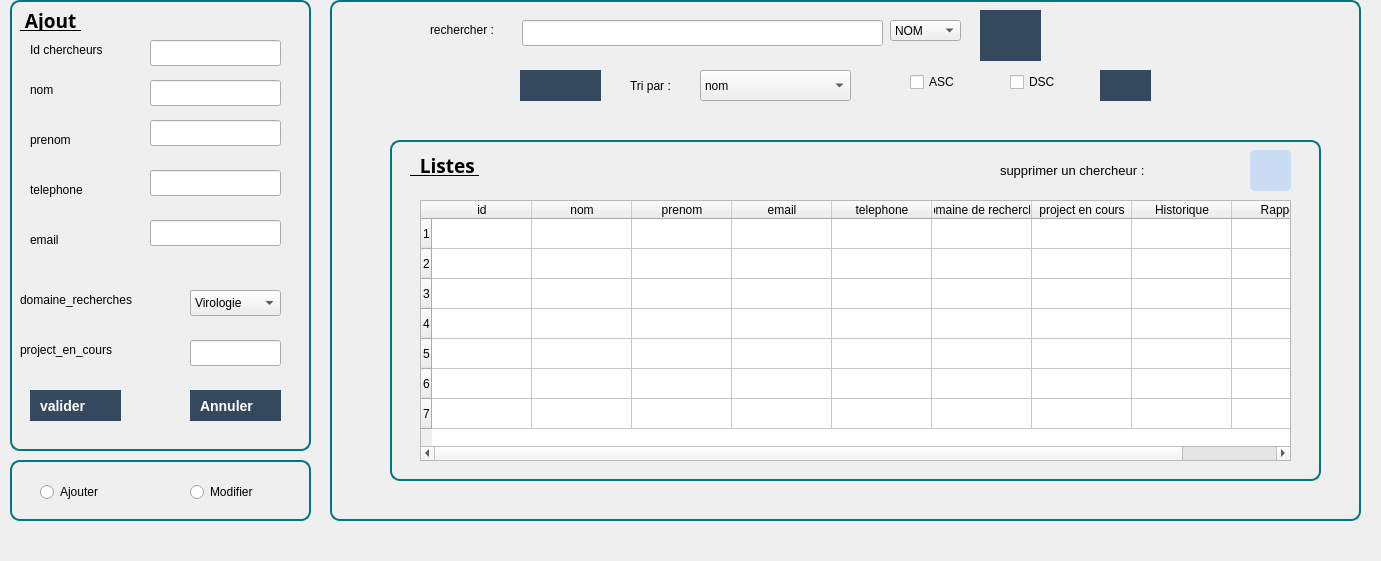
   <widget class="QStackedWidget" name="stackedWidget">
    <property name="geometry">
     <rect>
      <x>130</x>
      <y>70</y>
      <width>1381</width>
      <height>561</height>
     </rect>
    </property>
    <property name="styleSheet">
     <string notr="true">/* Style global des boutons */
QPushButton {
    background-color: #34495E;  /* Bleu foncé */
    color: white;
    font-size: 14px;
    font-weight: bold;
    padding: 10px;
    border: none;
    text-align: left;
}

QPushButton:hover {
    background-color: #1ABC9C; /* Vert */
}

QPushButton:checked {
    background-color: #16A085; /* Vert foncé */
}

/* Spécifique au bouton &quot;Équipement&quot; */
QPushButton#btnEquipement {
    background-color: white;  /* Couleur de fond blanche */
    color: #34495E;  /* Texte bleu foncé */
}

QPushButton#btnEquipement:hover {
    background-color: #1ABC9C; /* Vert */
    color: white;  /* Texte blanc */
}

QPushButton#btnEquipement:checked {
    background-color: #16A085; /* Vert foncé */
    color: white;  /* Texte blanc */
}
</string>
    </property>
    <property name="currentIndex">
     <number>0</number>
    </property>
    <widget class="QWidget" name="widget_2">
     <widget class="QPushButton" name="test">
      <property name="geometry">
       <rect>
        <x>-160</x>
        <y>280</y>
        <width>151</width>
        <height>41</height>
       </rect>
      </property>
      <property name="styleSheet">
       <string notr="true"/>
      </property>
      <property name="text">
       <string>tests biologiques</string>
      </property>
      <property name="icon">
       <iconset>
        <normaloff>../../../Documents/projet_c/projet_c/teste.png</normaloff>../../../Documents/projet_c/projet_c/teste.png</iconset>
      </property>
     </widget>
     <widget class="QGroupBox" name="groupBox_12">
      <property name="geometry">
       <rect>
        <x>330</x>
        <y>0</y>
        <width>1031</width>
        <height>541</height>
       </rect>
      </property>
      <property name="font">
       <font>
        <pointsize>12</pointsize>
        <italic>true</italic>
        <bold>true</bold>
       </font>
      </property>
      <property name="styleSheet">
       <string notr="true">/* Tableau principal */
table {
    width: 100%;
    border-collapse: collapse;
    margin: 20px 0;
    font-size: 14px;
    background-color: #02767F;
    border: 1px solid #02767F;
}

/* Style des en-têtes de colonne */
th {
    background-color: #007bff;
    color: white;
    padding: 12px 15px;
    text-align: center;
    font-weight: bold;
}

/* Style des cellules de données */
td {
    padding: 12px 15px;
    text-align: center;
    border: 1px solid #ddd;
}

/* Style de la colonne &quot;Actions&quot; */
td.actions {
    display: flex;
    justify-content: center;
    gap: 10px;
}

/* Bouton Modifier */
button.modify-btn {
    background-color: #ffc107;
    color: black;
    border: none;
    padding: 8px 12px;
    border-radius: 5px;
    cursor: pointer;
    font-size: 14px;
    transition: background-color 0.3s;
}

button.modify-btn:hover {
    background-color: #e0a800;
}

/* Bouton Supprimer */
button.delete-btn {
    background-color: #dc3545;
    color: white;
    border: none;
    padding: 8px 12px;
    border-radius: 5px;
    cursor: pointer;
    font-size: 14px;
    transition: background-color 0.3s;
}

button.delete-btn:hover {
    background-color: #c82333;
}

/* Style de ligne lorsque la souris passe dessus */
tr:hover {
    background-color: #f1f1f1;
}

/* Style des lignes impaires pour un meilleur contraste */
tr:nth-child(odd) {
    background-color: #f7f7f7;
}

/* Style de la dernière colonne (Actions) */
td.actions {
    display: flex;
    justify-content: center;
    align-items: center;
}

/* Pour le contenu des images */
td img {
    width: 40px;
    height: 40px;
    object-fit: cover;
    border-radius: 50%;
}
QGroupBox {
    border: 2px solid #02767F; /* Couleur turquoise pour la bordure */
    border-radius: 10px;  /* Coins arrondis */
    padding: 10px;  /* Espacement interne */
    margin-bottom: 20px;  /* Espacement en bas */
}


</string>
      </property>
      <property name="title">
       <string/>
      </property>
      <widget class="QLabel" name="label_49">
       <property name="geometry">
        <rect>
         <x>100</x>
         <y>20</y>
         <width>101</width>
         <height>20</height>
        </rect>
       </property>
       <property name="text">
        <string>rechercher :</string>
       </property>
      </widget>
      <widget class="QComboBox" name="filtrage_4">
       <property name="geometry">
        <rect>
         <x>560</x>
         <y>20</y>
         <width>71</width>
         <height>21</height>
        </rect>
       </property>
       <item>
        <property name="text">
         <string>NOM</string>
        </property>
       </item>
       <item>
        <property name="text">
         <string>EMAIL</string>
        </property>
       </item>
       <item>
        <property name="text">
         <string>projet en cours</string>
        </property>
       </item>
       <item>
        <property name="text">
         <string>id</string>
        </property>
       </item>
      </widget>
      <widget class="QComboBox" name="tri_4">
       <property name="geometry">
        <rect>
         <x>370</x>
         <y>70</y>
         <width>151</width>
         <height>31</height>
        </rect>
       </property>
       <item>
        <property name="text">
         <string>nom</string>
        </property>
       </item>
       <item>
        <property name="text">
         <string>id</string>
        </property>
       </item>
       <item>
        <property name="text">
         <string>projet en cours</string>
        </property>
       </item>
      </widget>
      <widget class="QLabel" name="label_50">
       <property name="geometry">
        <rect>
         <x>300</x>
         <y>70</y>
         <width>63</width>
         <height>31</height>
        </rect>
       </property>
       <property name="text">
        <string>Tri par :</string>
       </property>
      </widget>
      <widget class="QPushButton" name="pdf_4">
       <property name="geometry">
        <rect>
         <x>190</x>
         <y>70</y>
         <width>81</width>
         <height>31</height>
        </rect>
       </property>
       <property name="styleSheet">
        <string notr="true">QPushButton {
    qproperty-iconSize: 21px 21px;  /* Taille de l'icône */
    text-align: center; /* Centrage du texte si besoin */
}
</string>
       </property>
       <property name="text">
        <string/>
       </property>
       <property name="icon">
        <iconset>
         <normaloff>pdf1.png</normaloff>pdf1.png</iconset>
       </property>
       <property name="iconSize">
        <size>
         <width>21</width>
         <height>21</height>
        </size>
       </property>
      </widget>
      <widget class="QPushButton" name="stat_4">
       <property name="geometry">
        <rect>
         <x>770</x>
         <y>70</y>
         <width>51</width>
         <height>31</height>
        </rect>
       </property>
       <property name="styleSheet">
        <string notr="true">QPushButton {
    qproperty-iconSize: 21px 21px;  /* Taille de l'icône */
    text-align: center; /* Centrage du texte si besoin */
}
</string>
       </property>
       <property name="text">
        <string/>
       </property>
       <property name="icon">
        <iconset>
         <normaloff>st.png</normaloff>st.png</iconset>
       </property>
       <property name="iconSize">
        <size>
         <width>21</width>
         <height>21</height>
        </size>
       </property>
      </widget>
      <widget class="QPushButton" name="ok_4">
       <property name="geometry">
        <rect>
         <x>650</x>
         <y>10</y>
         <width>61</width>
         <height>51</height>
        </rect>
       </property>
       <property name="text">
        <string/>
       </property>
       <property name="icon">
        <iconset>
         <normaloff>search.png</normaloff>search.png</iconset>
       </property>
       <property name="iconSize">
        <size>
         <width>40</width>
         <height>40</height>
        </size>
       </property>
      </widget>
      <widget class="QCheckBox" name="ASC_4">
       <property name="geometry">
        <rect>
         <x>580</x>
         <y>70</y>
         <width>91</width>
         <height>24</height>
        </rect>
       </property>
       <property name="text">
        <string>ASC</string>
       </property>
      </widget>
      <widget class="QCheckBox" name="DSC_4">
       <property name="geometry">
        <rect>
         <x>680</x>
         <y>70</y>
         <width>91</width>
         <height>24</height>
        </rect>
       </property>
       <property name="text">
        <string>DSC</string>
       </property>
      </widget>
      <widget class="QGroupBox" name="groupBox_14">
       <property name="geometry">
        <rect>
         <x>60</x>
         <y>140</y>
         <width>931</width>
         <height>361</height>
        </rect>
       </property>
       <property name="title">
        <string/>
       </property>
       <widget class="QLabel" name="label_51">
        <property name="geometry">
         <rect>
          <x>20</x>
          <y>10</y>
          <width>161</width>
          <height>31</height>
         </rect>
        </property>
        <property name="font">
         <font>
          <family>Segoe UI Variable</family>
          <pointsize>14</pointsize>
          <bold>true</bold>
          <underline>true</underline>
         </font>
        </property>
        <property name="text">
         <string>  Listes </string>
        </property>
       </widget>
       <widget class="QPushButton" name="supp_6">
        <property name="geometry">
         <rect>
          <x>860</x>
          <y>10</y>
          <width>41</width>
          <height>41</height>
         </rect>
        </property>
        <property name="styleSheet">
         <string notr="true">
QPushButton {
        background-color: #cbddf5; /* Rouge */
        color: white;
        border-radius: 5px;
        padding: 5px;
        font-weight: bold;
    }
    QPushButton:hover {
        background-color: #ff1a1a;  /* Rouge plus foncé au survol */
    }
    QPushButton:pressed {
        background-color: #cc0000;  /* Rouge foncé au clic */
    }</string>
        </property>
        <property name="text">
         <string/>
        </property>
        <property name="icon">
         <iconset>
          <normaloff>effacer.png</normaloff>effacer.png</iconset>
        </property>
        <property name="iconSize">
         <size>
          <width>25</width>
          <height>25</height>
         </size>
        </property>
       </widget>
       <widget class="QLabel" name="label_52">
        <property name="geometry">
         <rect>
          <x>610</x>
          <y>20</y>
          <width>211</width>
          <height>20</height>
         </rect>
        </property>
        <property name="font">
         <font>
          <pointsize>10</pointsize>
          <italic>false</italic>
          <bold>false</bold>
         </font>
        </property>
        <property name="styleSheet">
         <string notr="true">label_12
(rgb(0, 0, 100)
font: 900 italic 14pt &quot;Segoe UI&quot;;)</string>
        </property>
        <property name="text">
         <string>supprimer un chercheur :</string>
        </property>
        <property name="textFormat">
         <enum>Qt::TextFormat::PlainText</enum>
        </property>
       </widget>
       <widget class="QTableWidget" name="tableWidget_4">
        <property name="geometry">
         <rect>
          <x>30</x>
          <y>60</y>
          <width>871</width>
          <height>261</height>
         </rect>
        </property>
        <row/>
        <row/>
        <row/>
        <row/>
        <row/>
        <row/>
        <row/>
        <column>
         <property name="text">
          <string>id</string>
         </property>
        </column>
        <column>
         <property name="text">
          <string>nom</string>
         </property>
        </column>
        <column>
         <property name="text">
          <string>prenom</string>
         </property>
        </column>
        <column>
         <property name="text">
          <string>email</string>
         </property>
        </column>
        <column>
         <property name="text">
          <string>telephone</string>
         </property>
        </column>
        <column>
         <property name="text">
          <string>domaine de recherche</string>
         </property>
        </column>
        <column>
         <property name="text">
          <string>project en cours</string>
         </property>
        </column>
        <column>
         <property name="text">
          <string>Historique</string>
         </property>
        </column>
        <column>
         <property name="text">
          <string>Rapport</string>
         </property>
        </column>
       </widget>
      </widget>
      <widget class="QLineEdit" name="S1_4">
       <property name="geometry">
        <rect>
         <x>192</x>
         <y>20</y>
         <width>361</width>
         <height>26</height>
        </rect>
       </property>
      </widget>
      <widget class="QLabel" name="label_23">
       <property name="geometry">
        <rect>
         <x>820</x>
         <y>90</y>
         <width>141</width>
         <height>20</height>
        </rect>
       </property>
       <property name="text">
        <string/>
       </property>
      </widget>
      <zorder>stat_4</zorder>
      <zorder>label_49</zorder>
      <zorder>filtrage_4</zorder>
      <zorder>tri_4</zorder>
      <zorder>label_50</zorder>
      <zorder>pdf_4</zorder>
      <zorder>ok_4</zorder>
      <zorder>ASC_4</zorder>
      <zorder>DSC_4</zorder>
      <zorder>groupBox_14</zorder>
      <zorder>S1_4</zorder>
      <zorder>label_23</zorder>
     </widget>
     <widget class="QGroupBox" name="groupBox_15">
      <property name="geometry">
       <rect>
        <x>10</x>
        <y>460</y>
        <width>301</width>
        <height>81</height>
       </rect>
      </property>
      <property name="styleSheet">
       <string notr="true">QGroupBox {
    border: 2px solid #02767F; /* Couleur turquoise pour la bordure */
    border-radius: 10px;  /* Coins arrondis */
    padding: 10px;  /* Espacement interne */
    margin-bottom: 20px;  /* Espacement en bas */
}
</string>
      </property>
      <property name="title">
       <string/>
      </property>
      <widget class="QRadioButton" name="radioButton_5">
       <property name="geometry">
        <rect>
         <x>30</x>
         <y>20</y>
         <width>110</width>
         <height>24</height>
        </rect>
       </property>
       <property name="text">
        <string>Ajouter</string>
       </property>
      </widget>
      <widget class="QRadioButton" name="radioButton_6">
       <property name="geometry">
        <rect>
         <x>180</x>
         <y>20</y>
         <width>110</width>
         <height>24</height>
        </rect>
       </property>
       <property name="text">
        <string>Modifier</string>
       </property>
      </widget>
     </widget>
     <widget class="QGroupBox" name="groupBox_11">
      <property name="geometry">
       <rect>
        <x>10</x>
        <y>0</y>
        <width>301</width>
        <height>471</height>
       </rect>
      </property>
      <property name="autoFillBackground">
       <bool>false</bool>
      </property>
      <property name="styleSheet">
       <string notr="true">QGroupBox {
    border: 2px solid #02767F; /* Couleur turquoise pour la bordure */
    border-radius: 10px;  /* Coins arrondis */
    padding: 10px;  /* Espacement interne */
    margin-bottom: 20px;  /* Espacement en bas */
}
</string>
      </property>
      <property name="title">
       <string/>
      </property>
      <widget class="QLabel" name="label_41">
       <property name="geometry">
        <rect>
         <x>20</x>
         <y>40</y>
         <width>131</width>
         <height>20</height>
        </rect>
       </property>
       <property name="text">
        <string>Id chercheurs</string>
       </property>
      </widget>
      <widget class="QLineEdit" name="lineEdit_1">
       <property name="geometry">
        <rect>
         <x>140</x>
         <y>40</y>
         <width>131</width>
         <height>26</height>
        </rect>
       </property>
      </widget>
      <widget class="QLabel" name="label_42">
       <property name="geometry">
        <rect>
         <x>20</x>
         <y>80</y>
         <width>151</width>
         <height>20</height>
        </rect>
       </property>
       <property name="text">
        <string>nom</string>
       </property>
      </widget>
      <widget class="QPushButton" name="pushButton_9">
       <property name="geometry">
        <rect>
         <x>20</x>
         <y>390</y>
         <width>91</width>
         <height>31</height>
        </rect>
       </property>
       <property name="text">
        <string>valider</string>
       </property>
      </widget>
      <widget class="QPushButton" name="pushButton_10">
       <property name="geometry">
        <rect>
         <x>180</x>
         <y>390</y>
         <width>91</width>
         <height>31</height>
        </rect>
       </property>
       <property name="text">
        <string>Annuler</string>
       </property>
      </widget>
      <widget class="QLabel" name="label_43">
       <property name="geometry">
        <rect>
         <x>10</x>
         <y>10</y>
         <width>261</width>
         <height>21</height>
        </rect>
       </property>
       <property name="palette">
        <palette>
         <active>
          <colorrole role="Button">
           <brush brushstyle="SolidPattern">
            <color alpha="255">
             <red>240</red>
             <green>248</green>
             <blue>255</blue>
            </color>
           </brush>
          </colorrole>
          <colorrole role="Base">
           <brush brushstyle="SolidPattern">
            <color alpha="255">
             <red>240</red>
             <green>248</green>
             <blue>255</blue>
            </color>
           </brush>
          </colorrole>
          <colorrole role="Window">
           <brush brushstyle="SolidPattern">
            <color alpha="255">
             <red>240</red>
             <green>248</green>
             <blue>255</blue>
            </color>
           </brush>
          </colorrole>
         </active>
         <inactive>
          <colorrole role="Button">
           <brush brushstyle="SolidPattern">
            <color alpha="255">
             <red>240</red>
             <green>248</green>
             <blue>255</blue>
            </color>
           </brush>
          </colorrole>
          <colorrole role="Base">
           <brush brushstyle="SolidPattern">
            <color alpha="255">
             <red>240</red>
             <green>248</green>
             <blue>255</blue>
            </color>
           </brush>
          </colorrole>
          <colorrole role="Window">
           <brush brushstyle="SolidPattern">
            <color alpha="255">
             <red>240</red>
             <green>248</green>
             <blue>255</blue>
            </color>
           </brush>
          </colorrole>
         </inactive>
         <disabled>
          <colorrole role="Button">
           <brush brushstyle="SolidPattern">
            <color alpha="255">
             <red>240</red>
             <green>248</green>
             <blue>255</blue>
            </color>
           </brush>
          </colorrole>
          <colorrole role="Base">
           <brush brushstyle="SolidPattern">
            <color alpha="255">
             <red>240</red>
             <green>248</green>
             <blue>255</blue>
            </color>
           </brush>
          </colorrole>
          <colorrole role="Window">
           <brush brushstyle="SolidPattern">
            <color alpha="255">
             <red>240</red>
             <green>248</green>
             <blue>255</blue>
            </color>
           </brush>
          </colorrole>
         </disabled>
        </palette>
       </property>
       <property name="font">
        <font>
         <family>Segoe UI Variable</family>
         <pointsize>14</pointsize>
         <bold>true</bold>
         <underline>true</underline>
        </font>
       </property>
       <property name="styleSheet">
        <string notr="true"/>
       </property>
       <property name="text">
        <string> Ajout </string>
       </property>
      </widget>
      <widget class="QLineEdit" name="lineEdit_19">
       <property name="geometry">
        <rect>
         <x>140</x>
         <y>80</y>
         <width>131</width>
         <height>26</height>
        </rect>
       </property>
      </widget>
      <widget class="QLabel" name="label_44">
       <property name="geometry">
        <rect>
         <x>20</x>
         <y>130</y>
         <width>151</width>
         <height>20</height>
        </rect>
       </property>
       <property name="text">
        <string>prenom</string>
       </property>
      </widget>
      <widget class="QComboBox" name="comboBox_7">
       <property name="geometry">
        <rect>
         <x>180</x>
         <y>290</y>
         <width>91</width>
         <height>26</height>
        </rect>
       </property>
       <item>
        <property name="text">
         <string>Virologie </string>
        </property>
       </item>
       <item>
        <property name="text">
         <string>Immunologie </string>
        </property>
       </item>
       <item>
        <property name="text">
         <string>Biotechnologie </string>
        </property>
       </item>
      </widget>
      <widget class="QLineEdit" name="lineEdit_20">
       <property name="geometry">
        <rect>
         <x>140</x>
         <y>120</y>
         <width>131</width>
         <height>26</height>
        </rect>
       </property>
      </widget>
      <widget class="QLabel" name="label_45">
       <property name="geometry">
        <rect>
         <x>20</x>
         <y>180</y>
         <width>151</width>
         <height>20</height>
        </rect>
       </property>
       <property name="text">
        <string>telephone</string>
       </property>
      </widget>
      <widget class="QLineEdit" name="lineEdit_21">
       <property name="geometry">
        <rect>
         <x>140</x>
         <y>170</y>
         <width>131</width>
         <height>26</height>
        </rect>
       </property>
      </widget>
      <widget class="QLabel" name="label_46">
       <property name="geometry">
        <rect>
         <x>20</x>
         <y>230</y>
         <width>151</width>
         <height>20</height>
        </rect>
       </property>
       <property name="text">
        <string>email</string>
       </property>
      </widget>
      <widget class="QLineEdit" name="lineEdit_23">
       <property name="geometry">
        <rect>
         <x>140</x>
         <y>220</y>
         <width>131</width>
         <height>26</height>
        </rect>
       </property>
      </widget>
      <widget class="QLabel" name="label_47">
       <property name="geometry">
        <rect>
         <x>10</x>
         <y>290</y>
         <width>151</width>
         <height>20</height>
        </rect>
       </property>
       <property name="text">
        <string>domaine_recherches</string>
       </property>
      </widget>
      <widget class="QLabel" name="label_48">
       <property name="geometry">
        <rect>
         <x>10</x>
         <y>340</y>
         <width>151</width>
         <height>20</height>
        </rect>
       </property>
       <property name="text">
        <string>project_en_cours</string>
       </property>
      </widget>
      <widget class="QLineEdit" name="lineEdit_24">
       <property name="geometry">
        <rect>
         <x>180</x>
         <y>340</y>
         <width>91</width>
         <height>26</height>
        </rect>
       </property>
      </widget>
     </widget>
     <widget class="QLabel" name="bgg">
      <property name="geometry">
       <rect>
        <x>-8</x>
        <y>-31</y>
        <width>1431</width>
        <height>601</height>
       </rect>
      </property>
      <property name="text">
       <string/>
      </property>
      <property name="pixmap">
       <pixmap>bg.jpg</pixmap>
      </property>
     </widget>
     <zorder>bgg</zorder>
     <zorder>test</zorder>
     <zorder>groupBox_12</zorder>
     <zorder>groupBox_15</zorder>
     <zorder>groupBox_11</zorder>
    </widget>
    <widget class="QWidget" name="page_6"/>
    <widget class="QWidget" name="page_7">
     <widget class="QPushButton" name="backButton">
      <property name="geometry">
       <rect>
        <x>1120</x>
        <y>10</y>
        <width>93</width>
        <height>29</height>
       </rect>
      </property>
      <property name="text">
       <string>backButton</string>
      </property>
     </widget>
     <widget class="QTableWidget" name="tableWidget_5">
      <property name="geometry">
       <rect>
        <x>970</x>
        <y>230</y>
        <width>256</width>
        <height>192</height>
       </rect>
      </property>
     </widget>
    </widget>
   </widget>
